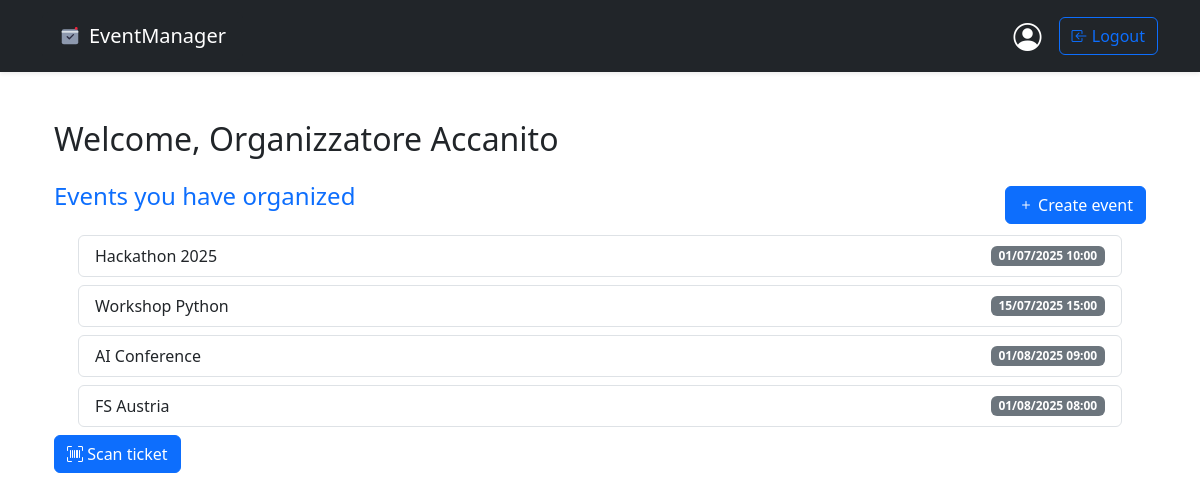
Page /users/profile/ (signed in) on the committed database.
### users/models.py (models this page shows)
class CustomUser(AbstractUser):
    is_organizer = models.BooleanField(default=False) # Default is attendee
    objects = CustomUserManager()

### events/models.py (models this page shows)
class Events(models.Model):
    id = models.AutoField(primary_key=True) # Non dovrebbe essere necessario
    name = models.CharField(max_length=50)
    place_name = models.CharField(max_length=50)
    place_address = models.CharField(max_length=100)
    price = models.DecimalField(decimal_places=2, max_digits=5, validators=[MinValueValidator(Decimal('0.0'))])
    date = models.DateTimeField(default=timezone.now)
    organizer_id = models.ForeignKey(CustomUser, on_delete=models.CASCADE, related_name='event_organizer')
    event_registration = models.ManyToManyField(to=CustomUser, through='Registration')
    description = models.CharField(max_length=300)
    class Meta:
        permissions = [
            ("can_register", "Determine whether a user can register"),
            ("view_own_registration", "Determine whether a user can view his own registration"),
            ("view_attendee", "Determine whether a user can view attendee at their own events"),
            ("scan_ticket", "organizer that can scan ticket")
        ]

### users/views.py (the view)
# urls.py: path('profile/', views.profile_view, name='profile')
@login_required
def profile_view(request):
    if request.method == 'GET':
        user = request.user
        if user.is_organizer:
            events = Events.objects.filter(organizer_id=user.id)
        else:
            if not request.user.has_perm('events.view_own_registration'): raise PermissionDenied
            events = Events.objects.filter(event_registration=user.id)
        return render(request, 'profile.html',
                      {'first_name': user.first_name, 'last_name': user.last_name, 'events': events})

### templates/profile.html (shortened to what this page needs)
{% extends 'base.html' %}
{% load crispy_forms_tags %}
{% block content %}
    <div class="container mt-5">
        <div class="mb-4">
            <h2 class="fw-light">Welcome, <strong>{{ first_name }} {{ last_name }}</strong></h2>
        </div>
        <div class="d-flex justify-content-between align-items-center">
            {% if user.is_organizer %}
                <h4 class="mb-3 text-primary">Events you have organized</h4>
                <a href="{% url 'events:organizer-create' %}" class="btn btn-primary"><i class="bi bi-plus"></i> Create event</a>
            {% else %}
                <h4 class="mb-3 text-success">Events you have registered for</h4>
            {% endif %}
        </div>
        {% if events %}
            {% for event in events %}
                <div class="list-group list-group-horizontal my-2">
                    <a href="{% url 'events:event-details' event.id %}" class="list-group-item list-group-item-action d-flex justify-content-between align-items-center mx-4 rounded">
                        {{ event.name }}
                        <span class="badge bg-secondary">{{ event.date }}</span>
                    </a>
                </div>
            {% endfor %}
        {% else %}
            <div class="alert alert-info mt-3" role="alert">
                No events found.
            </div>
        {% endif %}
        <a href="{% url 'events:checkin' %}" class="btn btn-primary {% if not user.is_organizer %}d-none{% endif %}"><i class="bi bi-upc-scan"></i> Scan ticket</a>
    </div>
{% endblock %}

### rows in the picture
CustomUser: first_name "Organizzatore", last_name "Accanito"
Events: name "Hackathon 2025", date "01/07/2025 10:00"
Events: name "Workshop Python", date "15/07/2025 15:00"
Events: name "AI Conference", date "01/08/2025 09:00"
Events: name "FS Austria", date "01/08/2025 08:00"
